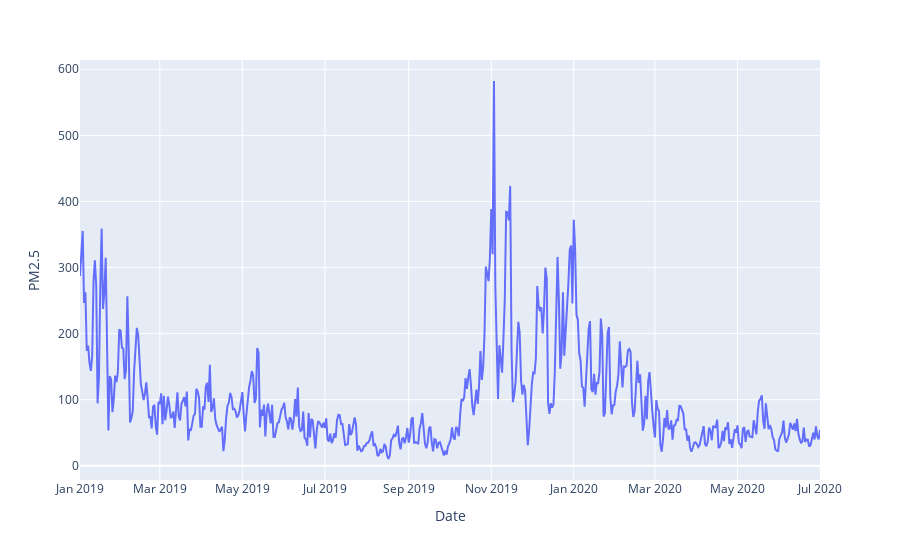

Notebook cell for this chart:
### Markdown cell above
# Pattern of PM2.5 in 2019 and 2020

### Code cell
px.line(data_frame=Delhi_19_20, x='Date', y='PM2.5')

### Figure 1 — Plotly figure (JSON) as saved in the notebook; plotly's stock layout.template omitted (floating-point values rounded to 4 significant figures; data arrays with more than 128 entries replaced by an {"elided": "..."} marker saying what was removed)
{"data": [{"hovertemplate": "Date=%{x}<br>PM2.5=%{y}<extra></extra>", "legendgroup": "", "line": {"color": "#636efa", "dash": "solid"}, "mode": "lines", "name": "", "orientation": "v", "showlegend": false, "type": "scatter", "x": {"elided": "548 str values"}, "xaxis": "x", "y": {"elided": "548 float values"}, "yaxis": "y"}], "layout": {"legend": {"tracegroupgap": 0}, "margin": {"t": 60}, "xaxis": {"anchor": "y", "domain": [0, 1], "title": {"text": "Date"}}, "yaxis": {"anchor": "x", "domain": [0, 1], "title": {"text": "PM2.5"}}}}
